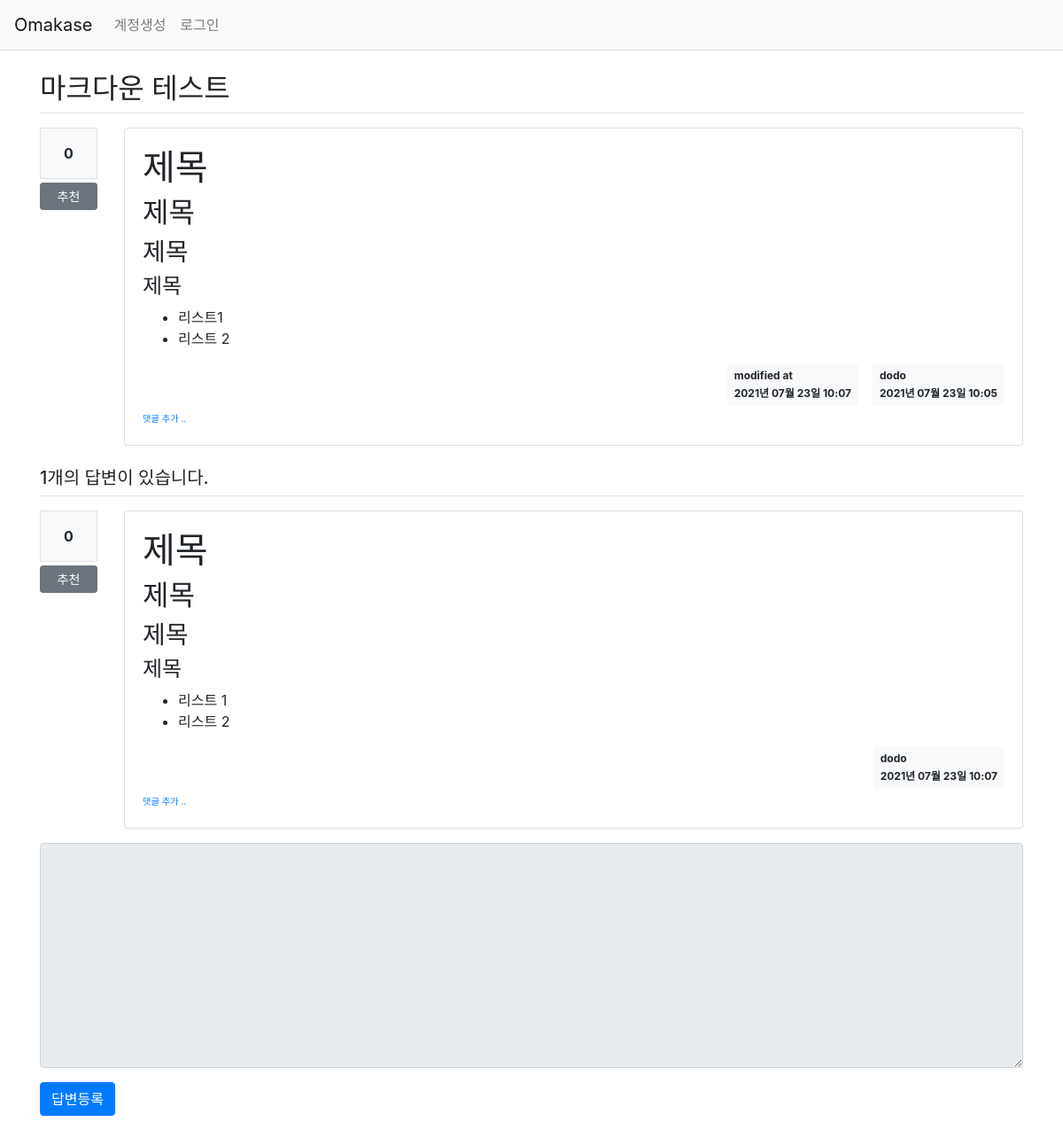
Page /question/detail/307/ on the earlier database version.
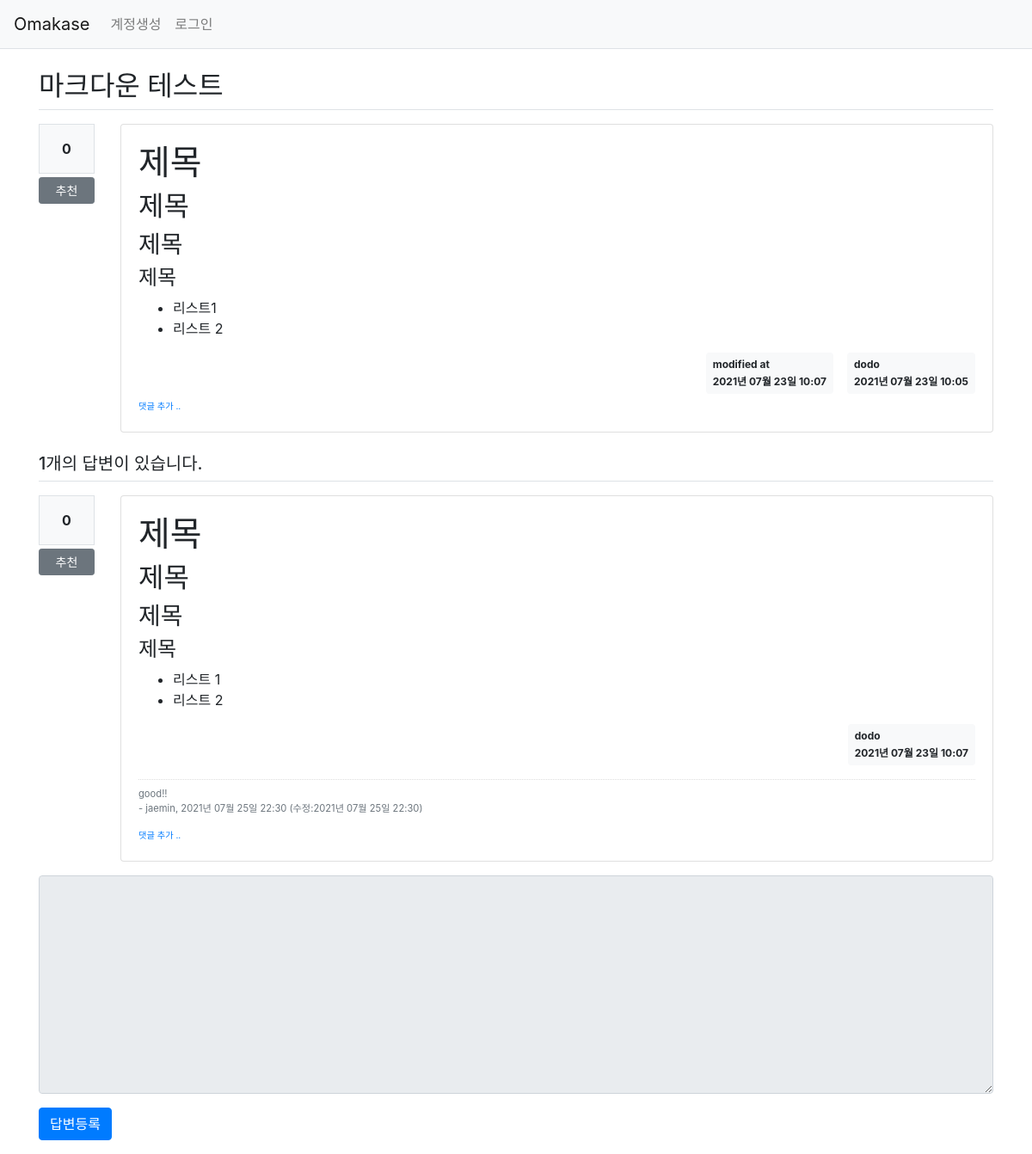
Same page on the later database version.
### pybo/models.py (models this page shows)
class Question(db.Model):
    id = db.Column(db.Integer, primary_key=True)
    subject = db.Column(db.String(200), nullable=False)
    content = db.Column(db.Text(), nullable=False)
    create_date = db.Column(db.DateTime(), nullable=False)
    user_id = db.Column(db.Integer, db.ForeignKey('user.id', ondelete='CASCADE'), nullable=False)
    user = db.relationship('User', backref=db.backref('question_set'))
    modify_date = db.Column(db.DateTime(), nullable=True)
    voter = db.relationship('User', secondary=question_voter, backref=db.backref('question_voter_set'))

class User(db.Model):
    id = db.Column(db.Integer, primary_key=True)
    username = db.Column(db.String(150), unique=True, nullable=False)
    password = db.Column(db.String(200), nullable=False)
    email = db.Column(db.String(120), unique=True, nullable=False)

class Answer(db.Model):
    id = db.Column(db.Integer, primary_key=True)
    question_id = db.Column(db.Integer, db.ForeignKey('question.id', ondelete='CASCADE'))
    question = db.relationship('Question', backref=db.backref('answer_set', cascade='all, delete-orphan'))
    content = db.Column(db.Text(), nullable=False)
    create_date = db.Column(db.DateTime(), nullable=False)
    user_id = db.Column(db.Integer, db.ForeignKey('user.id', ondelete='CASCADE'), nullable=False)
    user = db.relationship('User', backref=db.backref('answer_set'))
    modify_date = db.Column(db.DateTime(), nullable=True)
    voter = db.relationship('User', secondary=answer_voter, backref=db.backref('answer_voter_set'))

class Comment(db.Model):
    id = db.Column(db.Integer, primary_key=True)
    user_id = db.Column(db.Integer, db.ForeignKey('user.id', ondelete="CASCADE"), nullable=False)
    user = db.relationship('User', backref=db.backref('comment_set'))
    content = db.Column(db.Text(), nullable=False)
    create_date = db.Column(db.DateTime(), nullable=False)
    modify_date = db.Column(db.DateTime(), nullable=True)
    question_id = db.Column(db.Integer, db.ForeignKey('question.id', ondelete="CASCADE"), nullable=True)
    question = db.relationship('Question', backref=db.backref('comment_set'))
    answer_id = db.Column(db.Integer, db.ForeignKey('answer.id', ondelete="CASCADE"), nullable=True)
    answer = db.relationship('Answer', backref=db.backref('comment_set'))

### pybo/views/question_views.py (the view)
@bp.route('/detail/<int:question_id>/')
def detail(question_id):
    form = AnswerForm()
    question = Question.query.get(question_id)
    return render_template('question/question_detail.html', question=question, form=form)

### pybo/forms.py
class AnswerForm(FlaskForm):
    content = TextAreaField("내용", validators=[DataRequired('내용은 필수입력 항목입니다.')])

### pybo/filter.py (called while the page is built)
def format_datetime(value, fmt='%Y년 %m월 %d일 %H:%M'):
    return value.strftime(fmt)

### pybo/views/auth_views.py (called while the page is built)
@bp.before_app_request
def load_logged_in_user():
    user_id = session.get('user_id')
    if user_id is None:
        g.user = None
    else:
        g.user = User.query.get(user_id)

### pybo/templates/question/question_detail.html (shortened to what this page needs)
{% extends 'base.html' %}
{% block content %}
<div class="container my-3">
    <h2 class="border-bottom py-2">{{ question.subject }}</h2>
    <div class="row my-3">
        <div class="col-1">
            <div class="bg-light text-center p-3 border font-weight-bolder mb-1">{{ question.voter|length }}</div>
            <a href="#" data-uri="{{ url_for('vote.question', question_id=question.id) }}"
               class="recommend btn btn-sm btn-secondary btn-block my-1">추천</a>
        </div>
        <div class="col-11">
            <div class="card">
                <div class="card-body">
                    <div class="card-text">{{ question.content|markdown }}</div>
                    <div class="d-flex justify-content-end">
                        {% if question.modify_date %}
                        <div class="badge badge-light p-2 text-left mx-3">
                            <div class="mb-2">modified at</div>
                            <div>{{ question.modify_date|datetime }}</div>
                        </div>
                        {% endif %}
                        <div class="badge badge-light p-2 text-left">
                            <div class="mb-2">{{ question.user.username }}</div>
                            <div>{{ question.create_date|datetime }}</div>
                        </div>
                    </div>
                    <div>
                        <a href="{{ url_for('comment.create_question', question_id=question.id) }}"
                           class="small"><small>댓글 추가 ..</small></a>
                    </div>
                </div>
            </div>
        </div>
    </div>
    <h5 class="border-bottom my-3 py-2">{{ question.answer_set|length }}개의 답변이 있습니다.</h5>
    {% for answer in question.answer_set %}
    <div class="row my-3">
        <div class="col-1">
            <div class="bg-light text-center p-3 border font-weight-bolder mb-1">{{ answer.voter|length }}</div>
            <a href="#" data-uri="{{ url_for('vote.answer', answer_id=answer.id) }}"
                class="recommend btn btn-sm btn-secondary btn-block my-1">추천</a>
        </div>
        <div class="col-11">
            <div class="card">
                <div class="card-body">
                    <div class="card-text">{{ answer.content|markdown }}</div>
                    <div class="d-flex justify-content-end">
                        <div class="badge badge-light p-2 text-left">
                            <div class="mb-2">{{ answer.user.username }}</div>
                            <div>{{ answer.create_date|datetime }}</div>
                        </div>
                    </div>
                    {% if answer.comment_set|length > 0 %}
                    <div class="mt-3">
                    {% for comment in answer.comment_set %}
                        <div class="comment py-2 text-muted">
                            <span style="white-space: pre-line;">{{ comment.content }}</span>
                            <span>
                                - {{ comment.user.username }}, {{ comment.create_date|datetime }}
                                {% if comment.modify_date %}
                                (수정:{{ comment.modify_date|datetime }})
                                {% endif %}
                            </span>
                        </div>
                    {% endfor %}
                    </div>
                    {% endif %}
                    <div>
                        <a href="{{ url_for('comment.create_answer', answer_id=answer.id) }}"
                           class="small"><small>댓글 추가 ..</small></a>
                    </div>
                </div>
            </div>
        </div>
    </div>
    {% endfor %}
    <form action="{{ url_for('answer.create', question_id=question.id) }}" method="post" class="my-3">
        <div class="form-group">
            <textarea {% if not g.user %}disabled{% endif %}
                    name="content" id="content" class="form-control" rows="10"></textarea>
        </div>
        <input type="submit" value="답변등록" class="btn btn-primary">
    </form>
</div>
{% endblock %}

### pybo/templates/base.html (shortened to what this page needs)
<!doctype html>
<html lang="ko">
<head>
    <link rel="stylesheet" href="{{ url_for('static', filename='bootstrap.min.css') }}">
    <link rel="stylesheet" href="{{ url_for('static', filename='style.css') }}">
</head>
<body>
{% include "navbar.html" %}
{% block content %}
{% endblock %}
</body>
</html>

### pybo/templates/navbar.html (shortened to what this page needs)
<nav class="navbar navbar-expand-lg navbar-light bg-light border-bottom">
    <a class="navbar-brand" href="{{ url_for('main.index') }}">Omakase</a>
    <div class="collapse navbar-collapse flex-grow-0" id="navbarNav">
        {% if g.user %}
        <ul class="navbar-nav">
            <li class="nav-item">
                <a class="nav-link" href="{{ url_for('auth.logout') }}">{{ g.user.username }} (로그아웃)</a>
            </li>
        </ul>
        {% else %}
        <ul class="navbar-nav">
            <li class="nav-item ">
                <a class="nav-link" href="{{ url_for('auth.signup')  }}">계정생성</a>
            </li>
            <li class="nav-item ">
                <a class="nav-link" href="{{ url_for('auth.login') }}">로그인</a>
            </li>
        </ul>
        {% endif %}
    </div>
</nav>

### pybo/static/style.css (style rules this page uses)
.comment { border-top:dotted 1px #ddd; font-size:0.7em; }

Differences in the rows shown:
added Comment: content "good!!", user.username "jaemin", create_date "2021년 07월 25일 22:30", modify_date "2021년 07월 25일 22:30"
